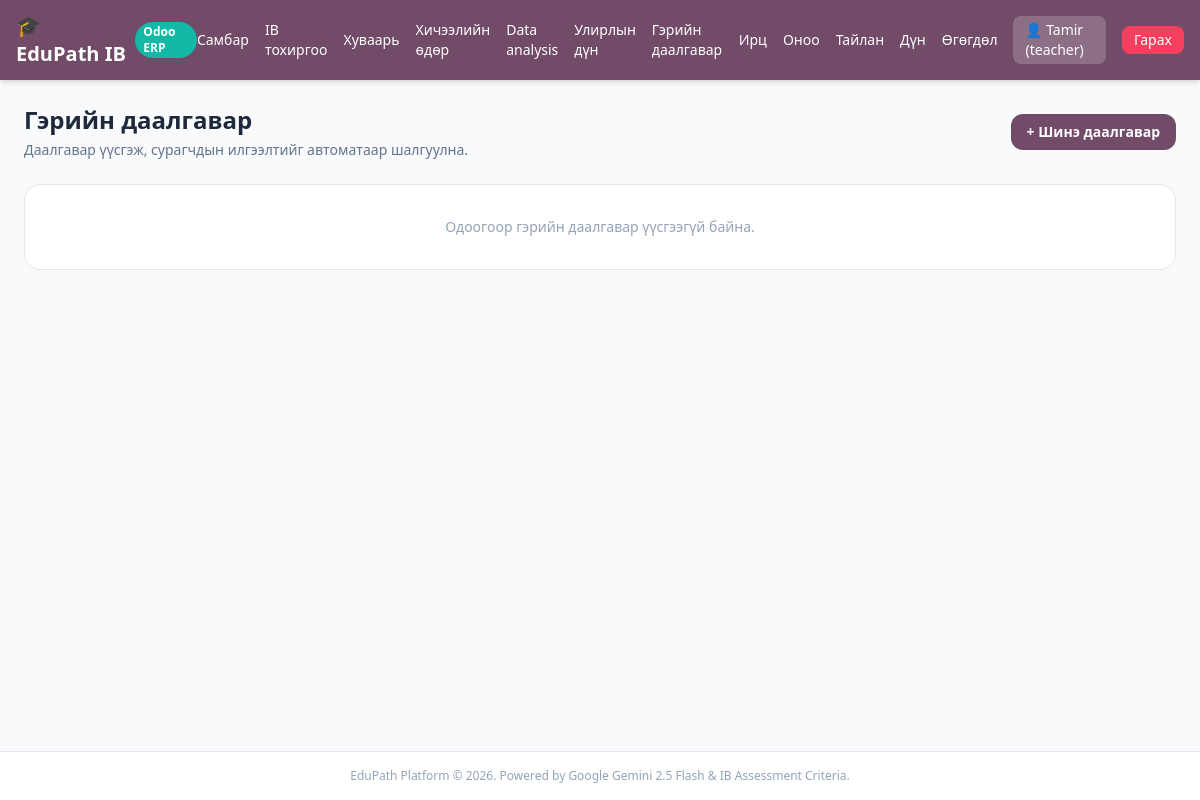
/teacher/homework (signed in), run on an earlier commit of the app's database.
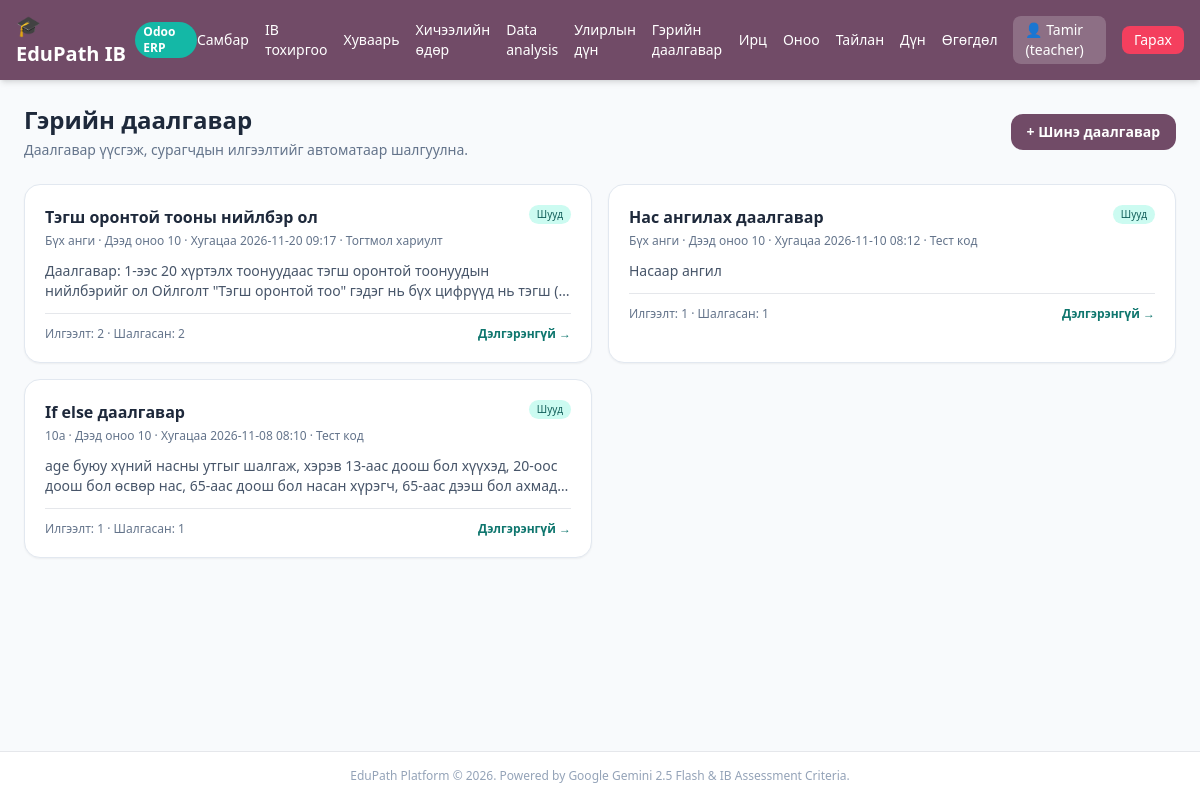
And on a later commit of the database.
### tables this page shows
CREATE TABLE homework (
        id INTEGER PRIMARY KEY AUTOINCREMENT,
        title TEXT NOT NULL,
        description TEXT,
        starter_code TEXT,
        max_score INTEGER DEFAULT 10,
        due_date TEXT,
        grade TEXT,
        check_mode TEXT DEFAULT 'recursive',
        created_by INTEGER,
        created_at INTEGER,
        is_active INTEGER DEFAULT 1
    , check_type TEXT DEFAULT 'tests', fixed_answer TEXT);

### app.py (the view)
@app.get("/teacher/homework", response_class=HTMLResponse)
def teacher_homework_page(
    request: Request,
    user: dict = Depends(get_current_user),
    db: sqlite3.Connection = Depends(get_db),
):
    if not user or user["role"] != "teacher":
        return RedirectResponse("/login")
    c = db.cursor()
    c.execute(
        """
        SELECT h.*,
               (SELECT COUNT(*) FROM homework_submissions hs WHERE hs.homework_id = h.id) AS submission_count,
               (SELECT COUNT(*) FROM homework_submissions hs WHERE hs.homework_id = h.id AND hs.status = 'done') AS graded_count
        FROM homework h
        WHERE h.created_by = ?
        ORDER BY h.id DESC
        """,
        (user["id"],),
    )
    homeworks = [dict(row) for row in c.fetchall()]
    return templates.TemplateResponse(
        request=request,
        name="teacher_homework.html",
        context={"user": user, "homeworks": homeworks},
    )

### templates/teacher_homework.html (shortened to what this page needs)
{% extends "base.html" %}
{% block content %}
<div class="space-y-6">
  <div class="flex flex-wrap justify-between items-center gap-3">
    <div>
      <h1 class="text-2xl font-black text-slate-800">Гэрийн даалгавар</h1>
      <p class="text-sm text-slate-500 mt-1">Даалгавар үүсгэж, сурагчдын илгээлтийг автоматаар шалгуулна.</p>
    </div>
    <a href="/teacher/homework/new" class="px-4 py-2 bg-[#714B67] text-white text-sm font-semibold rounded-xl hover:bg-[#5c3c54]">+ Шинэ даалгавар</a>
  </div>
  <div class="grid grid-cols-1 md:grid-cols-2 gap-4">
    {% for h in homeworks %}
      <div class="bg-white p-5 rounded-2xl shadow-sm border border-slate-200 space-y-3">
        <div class="flex justify-between items-start gap-3">
          <div>
            <h3 class="font-bold text-slate-800">{{ h.title }}</h3>
            <p class="text-xs text-slate-500 mt-1">
              {{ h.grade if h.grade else 'Бүх анги' }} · Дээд оноо {{ h.max_score }}
              {% if h.due_date %} · Хугацаа {{ h.due_date.replace('T', ' ') }}{% endif %}
              · {% if h.check_type == 'fixed' %}Тогтмол хариулт{% else %}Тест код{% endif %}
            </p>
          </div>
          <span class="shrink-0 text-[10px] px-2 py-0.5 rounded-full {% if h.check_mode == 'queue' %}bg-amber-100 text-amber-800{% else %}bg-teal-100 text-teal-800{% endif %}">
            {% if h.check_mode == 'queue' %}Дараалал{% else %}Шууд{% endif %}
          </span>
        </div>
        <p class="text-sm text-slate-600 line-clamp-2">{{ h.description or 'Тайлбар оруулаагүй.' }}</p>
        <div class="flex items-center justify-between text-xs text-slate-500 border-t pt-3">
          <span>Илгээлт: {{ h.submission_count }} · Шалгасан: {{ h.graded_count }}</span>
          <a href="/teacher/homework/{{ h.id }}" class="font-semibold text-teal-700 hover:underline">Дэлгэрэнгүй →</a>
        </div>
      </div>
    {% else %}
      <div class="md:col-span-2 bg-white p-8 rounded-2xl border text-center text-sm text-slate-400">
        Одоогоор гэрийн даалгавар үүсгээгүй байна.
      </div>
    {% endfor %}
  </div>
</div>
{% endblock %}

What changed in the data, as far as the page shows it:
added homework: title "Тэгш оронтой тооны нийлбэр ол", grade "Бүх анги", max_score "10", due_date.replace "2026-11-20 09:17", check_type "Тогтмол хариулт", check_mode "Шууд", description "Даалгавар: 1-ээс 20 хүртэлх тоонуудаас тэгш оронтой тоонуудын нийлбэрийг ол Ойлголт \"Тэгш оронтой тоо\" гэдэг нь бүх цифрүүд нь тэгш…", submission_count "2", graded_count "2"
added homework: title "Нас ангилах даалгавар", grade "Бүх анги", max_score "10", due_date.replace "2026-11-10 08:12", check_type "Тест код", check_mode "Шууд", description "Насаар ангил", submission_count "1", graded_count "1"
added homework: title "If else даалгавар", grade "10a", max_score "10", due_date.replace "2026-11-08 08:10", check_type "Тест код", check_mode "Шууд", description "age буюу хүний насны утгыг шалгаж, хэрэв 13-аас доош бол хүүхэд, 20-оос доош бол өсвөр нас, 65-аас доош бол насан хүрэгч, 65-аас дээш бол…", submission_count "1", graded_count "1"
Also different on the page:
text no longer shown: "Одоогоор гэрийн даалгавар үүсгээгүй байна."
